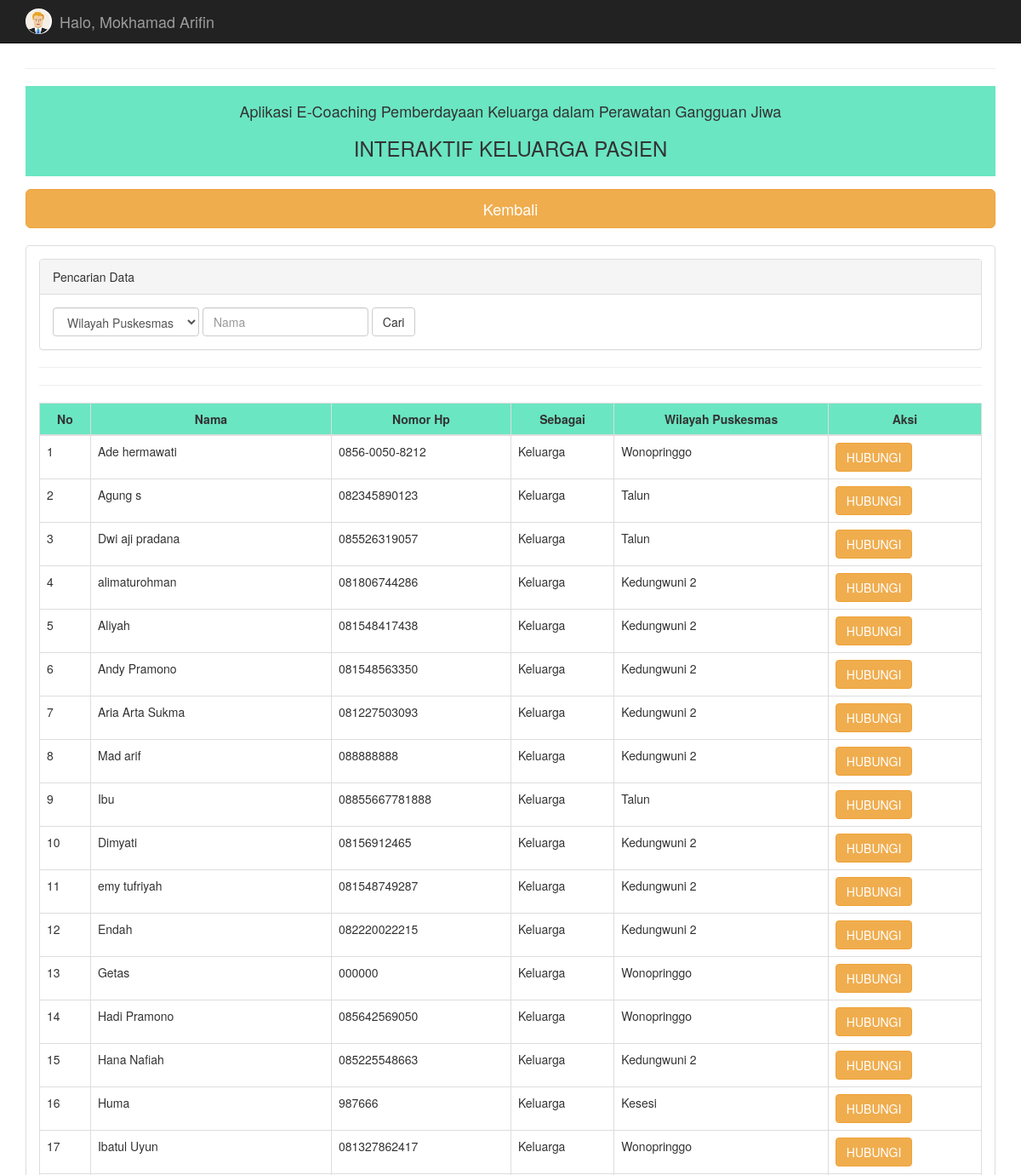
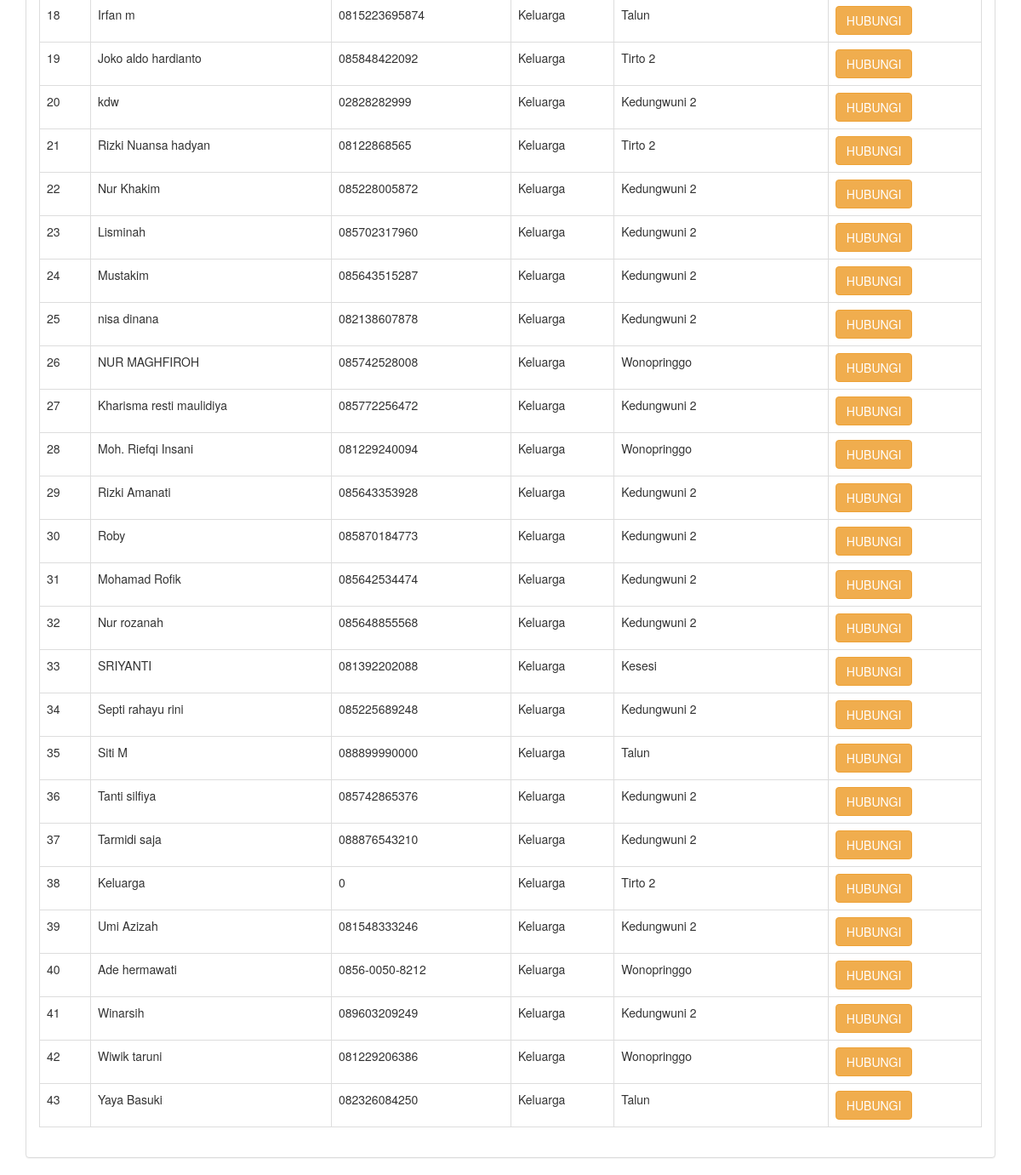
The page /interaktif2.php (signed in) on the database its author committed (2 pictures, top to bottom).
### tables this page shows
CREATE TABLE `user` (
  `username` varchar(20) NOT NULL,
  `password` varchar(50) NOT NULL,
  `level` enum('Administrator','Perawat','Kader','Dinas','Dokter','Keluarga') NOT NULL,
  `nama` varchar(200) NOT NULL,
  `no_hp` varchar(100) NOT NULL,
  `puskesmas` varchar(100) NOT NULL
);

### interaktif2.php (the view, shortened to what this page needs)
<?php
include "connection.php";
?>
<!DOCTYPE html>
<html>
<head>
  <link rel="stylesheet" href="assets/bootstrap/css/bootstrap.min.css">
  <link rel="stylesheet" href="assets/font-awesome/css/font-awesome.min.css">
</head>
<body>
  <nav class="navbar navbar-inverse navbar-fixed-top" role="navigation">
    <div class="container">
      <div class="navbar-header">
        <a class="navbar-brand" href="#">
          <?php
          echo "<img style='height: 30px; margin-top: -5px;' src='assets/img/icon/avatar.png' class='img-circle'>";
          ?>
          <div class="pull-left">
            <p style="margin: -25px 40px 10px;">Halo, <?php echo $_SESSION['nama']; ?></p>
          </div>
        </a>
      </div>
    </div>
  </nav>
  <div class="container" style="margin-top:60px">
    <hr>
    <div style="background-color: #6ae6c2; padding:10px; margin-bottom:15px;">
      <h4 align=center>Aplikasi E-Coaching Pemberdayaan Keluarga dalam Perawatan Gangguan Jiwa</h4>
      <h3 align=center>INTERAKTIF KELUARGA PASIEN</h3>
    </div>
    <a href="haladmin.php"><button type="button" class="btn btn-warning btn-lg btn-block">Kembali</button></a><BR>
    <div class="panel panel-default">
      <div class="panel-body">
        <div class="panel panel-default">
          <div class="panel-heading">
            Pencarian Data
          </div>
          <div class="panel-body">
            <form class="form-inline" method="GET">
              <div class="form-group">
                <select name="keyword1" id="" class="form-control" required>
                  <option value="">Wilayah Puskesmas </option>
                </select>
              </div>
              <div class="form-group">
                <input type="text" class="form-control" name="keyword2" placeholder="Nama" required>
              </div>
              <button type="submit" class="btn btn-default">Cari</button>
            </form>
          </div>
        </div>
        <hr>
        <hr>
        <div class="table-responsive">
          <table class="table table-bordered">
            <thead style="background-color: #6ae6c2;">
              <tr>
                <th class="text-center">No</th>
                <th class="text-center">Nama</th>
                <th class="text-center">Nomor Hp</th>
                <th class="text-center">Sebagai</th>
                <th class="text-center">Wilayah Puskesmas</th>
                <th class="text-center">Aksi</th>
              </tr>
            </thead>
            <tbody>
              <?php
              $no = 1;
              if (isset($_GET['keyword1']) && isset($_GET['keyword2'])) {
                $wilayah  = $_GET['keyword1'];
                $nama     = $_GET['keyword2'];
                $data = mysqli_query($connection, "select * from user where level = 'Keluarga' and nama like '%" . $nama . "%' and puskesmas like '%" . $wilayah . "%'");
              } else {
                $data = mysqli_query($connection, "select * from user where level = 'Keluarga'");
              }
              while ($d = mysqli_fetch_array($data)) {
              ?>
                <tr>
                  <td><?php echo $no++; ?></td>
                  <td><?php echo $d['nama']; ?></td>
                  <td><?php echo $d['no_hp']; ?></td>
                  <td><?php echo $d['level']; ?></td>
                  <td><?php echo $d['puskesmas']; ?></td>
                  <td><a href="https://api.whatsapp.com/send?phone=<?= $d['no_hp'] ?><?php echo $d['no_hp']; ?>" target="_blank"><button type="button" class="btn btn-warning">HUBUNGI</button></a></td>
                </tr>
              <?php
              }
              ?>
            </tbody>
          </table>
        </div>
      </div>
    </div>
  </div>
</body>
</html>

### rows shown on the page
user: nama "Ade hermawati", no_hp "0856-0050-8212", level "Keluarga", puskesmas "Wonopringgo"
user: nama "Agung s", no_hp "082345890123", level "Keluarga", puskesmas "Talun"
user: nama "Dwi aji pradana", no_hp "085526319057", level "Keluarga", puskesmas "Talun"
user: nama "alimaturohman", no_hp "081806744286", level "Keluarga", puskesmas "Kedungwuni 2"
user: nama "Aliyah", no_hp "081548417438", level "Keluarga", puskesmas "Kedungwuni 2"
user: nama "Andy Pramono", no_hp "081548563350", level "Keluarga", puskesmas "Kedungwuni 2"
user: nama "Aria Arta Sukma", no_hp "081227503093", level "Keluarga", puskesmas "Kedungwuni 2"
user: nama "Mad arif", no_hp "088888888", level "Keluarga", puskesmas "Kedungwuni 2"
user: nama "Ibu", no_hp "08855667781888", level "Keluarga", puskesmas "Talun"
user: nama "Dimyati", no_hp "08156912465", level "Keluarga", puskesmas "Kedungwuni 2"
user: nama "emy tufriyah", no_hp "081548749287", level "Keluarga", puskesmas "Kedungwuni 2"
user: nama "Endah", no_hp "082220022215", level "Keluarga", puskesmas "Kedungwuni 2"
user: nama "Getas", no_hp "000000", level "Keluarga", puskesmas "Wonopringgo"
user: nama "Hadi Pramono", no_hp "085642569050", level "Keluarga", puskesmas "Wonopringgo"
user: nama "Hana Nafiah", no_hp "085225548663", level "Keluarga", puskesmas "Kedungwuni 2"
user: nama "Huma", no_hp "987666", level "Keluarga", puskesmas "Kesesi"
user: nama "Ibatul Uyun", no_hp "081327862417", level "Keluarga", puskesmas "Wonopringgo"
user: nama "Irfan m", no_hp "0815223695874", level "Keluarga", puskesmas "Talun"
user: nama "Joko aldo hardianto", no_hp "085848422092", level "Keluarga", puskesmas "Tirto 2"
user: nama "kdw", no_hp "02828282999", level "Keluarga", puskesmas "Kedungwuni 2"
user: nama "Rizki Nuansa hadyan", no_hp "08122868565", level "Keluarga", puskesmas "Tirto 2"
user: nama "Nur Khakim", no_hp "085228005872", level "Keluarga", puskesmas "Kedungwuni 2"
user: nama "Lisminah", no_hp "085702317960", level "Keluarga", puskesmas "Kedungwuni 2"
user: nama "Mustakim", no_hp "085643515287", level "Keluarga", puskesmas "Kedungwuni 2"
user: nama "nisa dinana", no_hp "082138607878", level "Keluarga", puskesmas "Kedungwuni 2"
user: nama "NUR MAGHFIROH", no_hp "085742528008", level "Keluarga", puskesmas "Wonopringgo"
user: nama "Kharisma resti maulidiya", no_hp "085772256472", level "Keluarga", puskesmas "Kedungwuni 2"
user: nama "Moh. Riefqi Insani", no_hp "081229240094", level "Keluarga", puskesmas "Wonopringgo"
user: nama "Rizki Amanati", no_hp "085643353928", level "Keluarga", puskesmas "Kedungwuni 2"
user: nama "Roby", no_hp "085870184773", level "Keluarga", puskesmas "Kedungwuni 2"
user: nama "Mohamad Rofik", no_hp "085642534474", level "Keluarga", puskesmas "Kedungwuni 2"
user: nama "Nur rozanah", no_hp "085648855568", level "Keluarga", puskesmas "Kedungwuni 2"
user: nama "SRIYANTI", no_hp "081392202088", level "Keluarga", puskesmas "Kesesi"
user: nama "Septi rahayu rini", no_hp "085225689248", level "Keluarga", puskesmas "Kedungwuni 2"
user: nama "Siti M", no_hp "088899990000", level "Keluarga", puskesmas "Talun"
user: nama "Tanti silfiya", no_hp "085742865376", level "Keluarga", puskesmas "Kedungwuni 2"
user: nama "Tarmidi saja", no_hp "088876543210", level "Keluarga", puskesmas "Kedungwuni 2"
user: nama "Keluarga", no_hp "0", level "Keluarga", puskesmas "Tirto 2"
user: nama "Umi Azizah", no_hp "081548333246", level "Keluarga", puskesmas "Kedungwuni 2"
user: nama "Ade hermawati", no_hp "0856-0050-8212", level "Keluarga", puskesmas "Wonopringgo"
user: nama "Winarsih", no_hp "089603209249", level "Keluarga", puskesmas "Kedungwuni 2"
user: nama "Wiwik taruni", no_hp "081229206386", level "Keluarga", puskesmas "Wonopringgo"
user: nama "Yaya Basuki", no_hp "082326084250", level "Keluarga", puskesmas "Talun"

### other values the page prints
$_SESSION['nama'] "Mokhamad Arifin"
